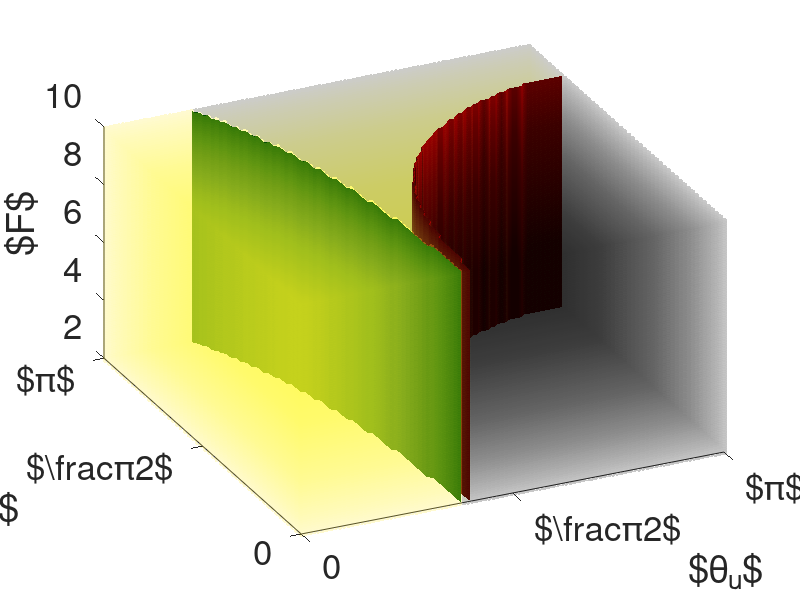

Reproduce this figure in MATLAB. (Note: this script raises an error after producing the figure.)
clear all
close all
clc

r_u=1;
r_v=2;
G=2;
alpha = 0.02;
n=100;
[theta_u,theta_v,F]=meshgrid(linspace(0,pi,n),linspace(0,pi,n),linspace(G,10,100));

f1=(6.*r_v+8.*cos(theta_v)).*cos(theta_u)-6.*cos(theta_v).*r_u;
f1lin=(-3.*r_v-4).*theta_u.^2+(-4+3.*r_u).*theta_v.^2-6.*r_u+6.*r_v+8;
f2=sqrt(r_u).*sqrt(r_v).*sqrt((3.*r_v+4.*cos(theta_v)).*cos(theta_u)-3.*cos(theta_v).*r_u).*sqrt(F-G)+r_u.*F.*cos(theta_u)+r_v.*cos(theta_v)-(3/4.*(F-G)).*r_u.^2;
f2lin=-3/4.*((((F-G).*r_u.^2+(2/3.*F).*(theta_u.^2-2).*r_u+(2/3.*r_v).*(theta_v.^2-2)).*sqrt(4-3.*r_u+3.*r_v)+sqrt(F-G).*((-theta_v.^2+4).*sqrt(r_v).*r_u.^(3/2)+((theta_u.^2-4).*r_v.^(3/2)+(4/3.*sqrt(r_v)).*(theta_u.^2+theta_v.^2-4)).*sqrt(r_u)))/sqrt(4-3.*r_u+3.*r_v));

g1=double(f1>0);
g1lin=double(f1lin>0);
g2=double(f2<0);
g2lin=double(f2lin<0);
h1=g1;
h1lin=g1lin;
h2=g2;
h2lin=g2lin;

h1(h1==0)=nan;
h1lin(h1lin==0)=nan;
h2(h2==0)=nan;
h2lin(h2lin==0)=nan;


s1=isosurface(theta_u,theta_v,F,g1);
hold on
s2=isosurface(theta_u,theta_v,F,g1lin);
% s3=isosurface(theta_u,theta_v,F,g2);
% s4=isosurface(theta_u,theta_v,F,g2lin);
p1 = patch(s1);
set(p1,'FaceColor',[1 0 0]);  
set(p1,'EdgeColor','none');
p2 = patch(s2);
set(p2,'FaceColor',[0 1 0]);  
set(p2,'EdgeColor','none');
% p3 = patch(s3);
% set(p3,'FaceColor',[0 0 1]);  
% set(p3,'EdgeColor','none');
% p4 = patch(s4);
% set(p4,'FaceColor',[0 0 0]);  
% set(p4,'EdgeColor','none');

h=scatter3(theta_u(1:2:end),theta_v(1:2:end),F(1:2:end),20,h1(1:2:end),'filled');
set(h, 'MarkerEdgeAlpha', alpha, 'MarkerFaceAlpha', alpha)
h=scatter3(theta_u(1:2:end),theta_v(1:2:end),F(1:2:end),20,h1lin(1:2:end),'filled');
set(h, 'MarkerEdgeAlpha', alpha, 'MarkerFaceAlpha', alpha*10)


xlabel('$\theta_u$')
ylabel('$\theta_v$')
zlabel('$F$')
view([150 40])
view([-25 40])
set(gca,'fontsize',25)
axis tight
camlight;
lighting gouraud;
xticks([0:pi/2:pi])
yticks([0:pi/2:pi])
xticklabels({0,'$\frac{\pi}{2}$','$\pi$'})
yticklabels({0,'$\frac{\pi}{2}$','$\pi$'})


figure

s3=isosurface(theta_u,theta_v,F,g2);
hold on
s4=isosurface(theta_u,theta_v,F,g2lin);

p3 = patch(s3);
set(p3,'FaceColor',[0 0 1]);  
set(p3,'EdgeColor','none');
p4 = patch(s4);
set(p4,'FaceColor',[0 0 0]);  
set(p4,'EdgeColor','none');

h=scatter3(theta_u(1:2:end),theta_v(1:2:end),F(1:2:end),20,h2(1:2:end),'filled');
%,'MarkerFaceColor',[1 0 0]);
set(h, 'MarkerEdgeAlpha', alpha, 'MarkerFaceAlpha', alpha)
h=scatter3(theta_u(1:2:end),theta_v(1:2:end),F(1:2:end),20,h2lin(1:2:end),'filled');
set(h, 'MarkerEdgeAlpha', alpha, 'MarkerFaceAlpha', alpha*10)


xlabel('$\theta_u$')
ylabel('$\theta_v$')
zlabel('$F$')
view([150 40])
view([-25 40])
set(gca,'fontsize',25)
axis tight
camlight;
lighting gouraud;
xticks([0:pi/2:pi])
yticks([0:pi/2:pi])
xticklabels({0,'$\frac{\pi}{2}$','$\pi$'})
yticklabels({0,'$\frac{\pi}{2}$','$\pi$'})


% end
% export_fig(['./Latex/Pictures/Instability_movement_region_ru_',num2str(r_u),'_.png'],'-r300')
% pause(1)
